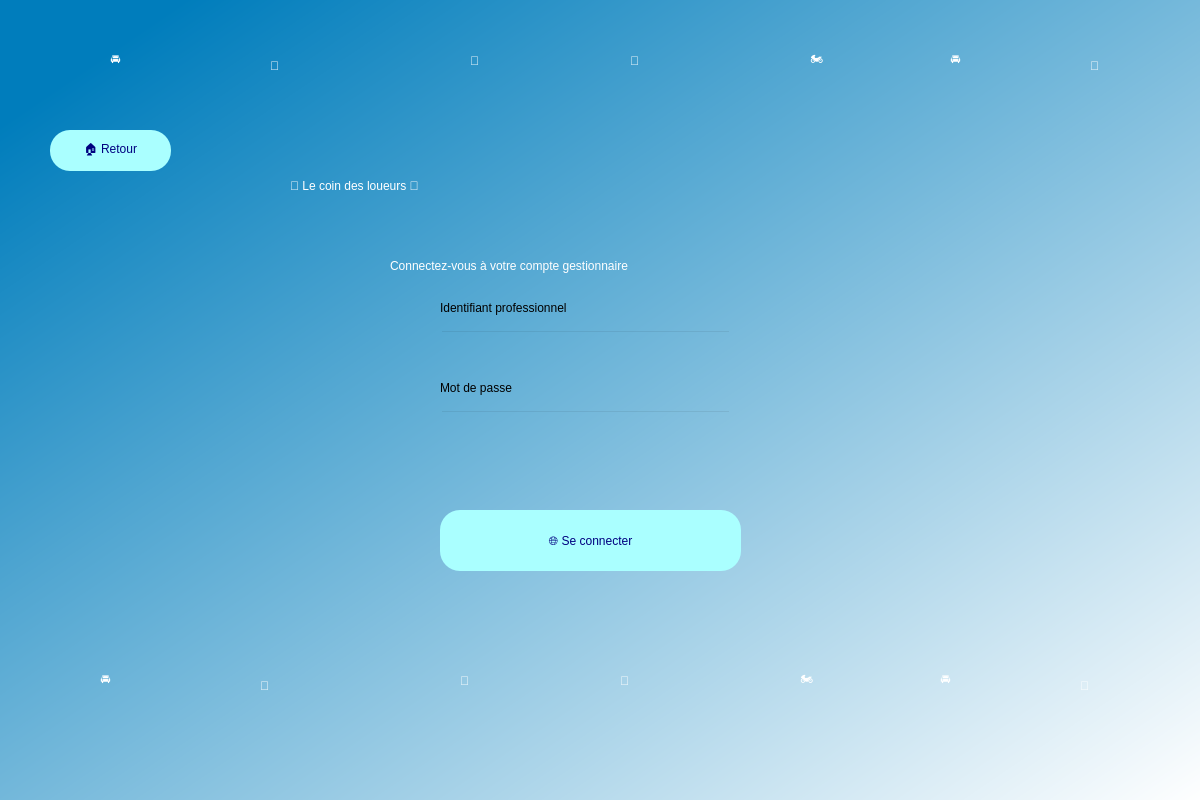
<?xml version="1.0" encoding="UTF-8"?>
<ui version="4.0">
 <class>Dialog</class>
 <widget class="QDialog" name="Dialog">
  <property name="geometry">
   <rect>
    <x>0</x>
    <y>0</y>
    <width>1200</width>
    <height>800</height>
   </rect>
  </property>
  <property name="windowTitle">
   <string>Dialog</string>
  </property>
  <widget class="QWidget" name="widget" native="true">
   <property name="geometry">
    <rect>
     <x>-10</x>
     <y>0</y>
     <width>1211</width>
     <height>801</height>
    </rect>
   </property>
   <property name="styleSheet">
    <string notr="true">QWidget#widget{
background-color: qlineargradient(spread:pad, x1:0.066, y1:0.097, x2:1, y2:1, stop:0 rgba(0, 125, 188, 255), stop:1 rgba(255, 255, 255, 255));}</string>
   </property>
   <widget class="QPushButton" name="connexion">
    <property name="geometry">
     <rect>
      <x>450</x>
      <y>510</y>
      <width>301</width>
      <height>61</height>
     </rect>
    </property>
    <property name="styleSheet">
     <string notr="true">border-radius:20px; 
color: rgb(0, 0, 127);
font: 20pt &quot;MS Shell Dlg 2&quot;;
background-color: rgb(170, 255, 255);</string>
    </property>
    <property name="text">
     <string>🌐 Se connecter</string>
    </property>
   </widget>
   <widget class="QLabel" name="label">
    <property name="geometry">
     <rect>
      <x>300</x>
      <y>150</y>
      <width>761</width>
      <height>71</height>
     </rect>
    </property>
    <property name="styleSheet">
     <string notr="true">font: 36pt &quot;MS Shell Dlg 2&quot;;
color: rgb(255, 255, 255);</string>
    </property>
    <property name="text">
     <string>🐔 Le coin des loueurs 🐔</string>
    </property>
   </widget>
   <widget class="QLabel" name="label_2">
    <property name="geometry">
     <rect>
      <x>400</x>
      <y>250</y>
      <width>431</width>
      <height>31</height>
     </rect>
    </property>
    <property name="styleSheet">
     <string notr="true">color: rgb(255, 255, 255);
font: 16pt &quot;MS Shell Dlg 2&quot;;</string>
    </property>
    <property name="text">
     <string>Connectez-vous à votre compte gestionnaire</string>
    </property>
   </widget>
   <widget class="QLineEdit" name="emailfield">
    <property name="geometry">
     <rect>
      <x>450</x>
      <y>330</y>
      <width>291</width>
      <height>31</height>
     </rect>
    </property>
    <property name="styleSheet">
     <string notr="true">background-color: rgba(0,0,0,0);
font: 12pt &quot;MS Shell Dlg 2&quot;;</string>
    </property>
   </widget>
   <widget class="QLineEdit" name="passwordfield">
    <property name="geometry">
     <rect>
      <x>450</x>
      <y>410</y>
      <width>291</width>
      <height>31</height>
     </rect>
    </property>
    <property name="styleSheet">
     <string notr="true">background-color: rgba(0,0,0,0);
font: 12pt &quot;MS Shell Dlg 2&quot;;</string>
    </property>
   </widget>
   <widget class="QLabel" name="label_3">
    <property name="geometry">
     <rect>
      <x>450</x>
      <y>300</y>
      <width>171</width>
      <height>16</height>
     </rect>
    </property>
    <property name="text">
     <string>Identifiant professionnel</string>
    </property>
   </widget>
   <widget class="QLabel" name="label_4">
    <property name="geometry">
     <rect>
      <x>450</x>
      <y>380</y>
      <width>81</width>
      <height>16</height>
     </rect>
    </property>
    <property name="text">
     <string>Mot de passe</string>
    </property>
   </widget>
   <widget class="QLabel" name="label_10">
    <property name="geometry">
     <rect>
      <x>480</x>
      <y>40</y>
      <width>91</width>
      <height>41</height>
     </rect>
    </property>
    <property name="styleSheet">
     <string notr="true">color: rgb(255, 255, 255);
font: 16pt &quot;MS Shell Dlg 2&quot;;</string>
    </property>
    <property name="text">
     <string>🚙</string>
    </property>
   </widget>
   <widget class="QLabel" name="label_12">
    <property name="geometry">
     <rect>
      <x>640</x>
      <y>40</y>
      <width>91</width>
      <height>41</height>
     </rect>
    </property>
    <property name="styleSheet">
     <string notr="true">color: rgb(255, 255, 255);
font: 16pt &quot;MS Shell Dlg 2&quot;;</string>
    </property>
    <property name="text">
     <string>🚐</string>
    </property>
   </widget>
   <widget class="QLabel" name="label_14">
    <property name="geometry">
     <rect>
      <x>120</x>
      <y>40</y>
      <width>91</width>
      <height>41</height>
     </rect>
    </property>
    <property name="styleSheet">
     <string notr="true">color: rgb(255, 255, 255);
font: 16pt &quot;MS Shell Dlg 2&quot;;</string>
    </property>
    <property name="text">
     <string>🚘</string>
    </property>
   </widget>
   <widget class="QLabel" name="label_15">
    <property name="geometry">
     <rect>
      <x>1100</x>
      <y>40</y>
      <width>111</width>
      <height>51</height>
     </rect>
    </property>
    <property name="styleSheet">
     <string notr="true">color: rgb(255, 255, 255);
font: 16pt &quot;MS Shell Dlg 2&quot;;</string>
    </property>
    <property name="text">
     <string>🚗</string>
    </property>
   </widget>
   <widget class="QLabel" name="label_11">
    <property name="geometry">
     <rect>
      <x>960</x>
      <y>40</y>
      <width>91</width>
      <height>41</height>
     </rect>
    </property>
    <property name="styleSheet">
     <string notr="true">color: rgb(255, 255, 255);
font: 16pt &quot;MS Shell Dlg 2&quot;;</string>
    </property>
    <property name="text">
     <string>🚘</string>
    </property>
   </widget>
   <widget class="QLabel" name="label_9">
    <property name="geometry">
     <rect>
      <x>280</x>
      <y>40</y>
      <width>111</width>
      <height>51</height>
     </rect>
    </property>
    <property name="styleSheet">
     <string notr="true">color: rgb(255, 255, 255);
font: 16pt &quot;MS Shell Dlg 2&quot;;</string>
    </property>
    <property name="text">
     <string>🚗</string>
    </property>
   </widget>
   <widget class="QLabel" name="label_13">
    <property name="geometry">
     <rect>
      <x>820</x>
      <y>40</y>
      <width>91</width>
      <height>41</height>
     </rect>
    </property>
    <property name="styleSheet">
     <string notr="true">color: rgb(255, 255, 255);
font: 16pt &quot;MS Shell Dlg 2&quot;;</string>
    </property>
    <property name="text">
     <string>🏍️</string>
    </property>
   </widget>
   <widget class="QLabel" name="label_16">
    <property name="geometry">
     <rect>
      <x>270</x>
      <y>660</y>
      <width>111</width>
      <height>51</height>
     </rect>
    </property>
    <property name="styleSheet">
     <string notr="true">color: rgb(255, 255, 255);
font: 16pt &quot;MS Shell Dlg 2&quot;;</string>
    </property>
    <property name="text">
     <string>🚗</string>
    </property>
   </widget>
   <widget class="QLabel" name="label_17">
    <property name="geometry">
     <rect>
      <x>630</x>
      <y>660</y>
      <width>91</width>
      <height>41</height>
     </rect>
    </property>
    <property name="styleSheet">
     <string notr="true">color: rgb(255, 255, 255);
font: 16pt &quot;MS Shell Dlg 2&quot;;</string>
    </property>
    <property name="text">
     <string>🚐</string>
    </property>
   </widget>
   <widget class="QLabel" name="label_18">
    <property name="geometry">
     <rect>
      <x>1090</x>
      <y>660</y>
      <width>111</width>
      <height>51</height>
     </rect>
    </property>
    <property name="styleSheet">
     <string notr="true">color: rgb(255, 255, 255);
font: 16pt &quot;MS Shell Dlg 2&quot;;</string>
    </property>
    <property name="text">
     <string>🚗</string>
    </property>
   </widget>
   <widget class="QLabel" name="label_19">
    <property name="geometry">
     <rect>
      <x>470</x>
      <y>660</y>
      <width>91</width>
      <height>41</height>
     </rect>
    </property>
    <property name="styleSheet">
     <string notr="true">color: rgb(255, 255, 255);
font: 16pt &quot;MS Shell Dlg 2&quot;;</string>
    </property>
    <property name="text">
     <string>🚙</string>
    </property>
   </widget>
   <widget class="QLabel" name="label_20">
    <property name="geometry">
     <rect>
      <x>950</x>
      <y>660</y>
      <width>91</width>
      <height>41</height>
     </rect>
    </property>
    <property name="styleSheet">
     <string notr="true">color: rgb(255, 255, 255);
font: 16pt &quot;MS Shell Dlg 2&quot;;</string>
    </property>
    <property name="text">
     <string>🚘</string>
    </property>
   </widget>
   <widget class="QLabel" name="label_21">
    <property name="geometry">
     <rect>
      <x>810</x>
      <y>660</y>
      <width>91</width>
      <height>41</height>
     </rect>
    </property>
    <property name="styleSheet">
     <string notr="true">color: rgb(255, 255, 255);
font: 16pt &quot;MS Shell Dlg 2&quot;;</string>
    </property>
    <property name="text">
     <string>🏍️</string>
    </property>
   </widget>
   <widget class="QLabel" name="label_22">
    <property name="geometry">
     <rect>
      <x>110</x>
      <y>660</y>
      <width>91</width>
      <height>41</height>
     </rect>
    </property>
    <property name="styleSheet">
     <string notr="true">color: rgb(255, 255, 255);
font: 16pt &quot;MS Shell Dlg 2&quot;;</string>
    </property>
    <property name="text">
     <string>🚘</string>
    </property>
   </widget>
   <widget class="QLabel" name="erreur">
    <property name="geometry">
     <rect>
      <x>450</x>
      <y>460</y>
      <width>301</width>
      <height>21</height>
     </rect>
    </property>
    <property name="styleSheet">
     <string notr="true">font: 12pt &quot;MS Shell Dlg 2&quot;;
color: rgb(255, 0, 4);</string>
    </property>
    <property name="text">
     <string/>
    </property>
   </widget>
   <widget class="QPushButton" name="back_to_home">
    <property name="geometry">
     <rect>
      <x>60</x>
      <y>130</y>
      <width>121</width>
      <height>41</height>
     </rect>
    </property>
    <property name="styleSheet">
     <string notr="true">border-radius:20px; 
color: rgb(0, 0, 127);
font: 14pt &quot;MS Shell Dlg 2&quot;;
background-color: rgb(170, 255, 255);</string>
    </property>
    <property name="text">
     <string>🏠 Retour</string>
    </property>
   </widget>
  </widget>
 </widget>
 <resources/>
 <connections/>
</ui>
